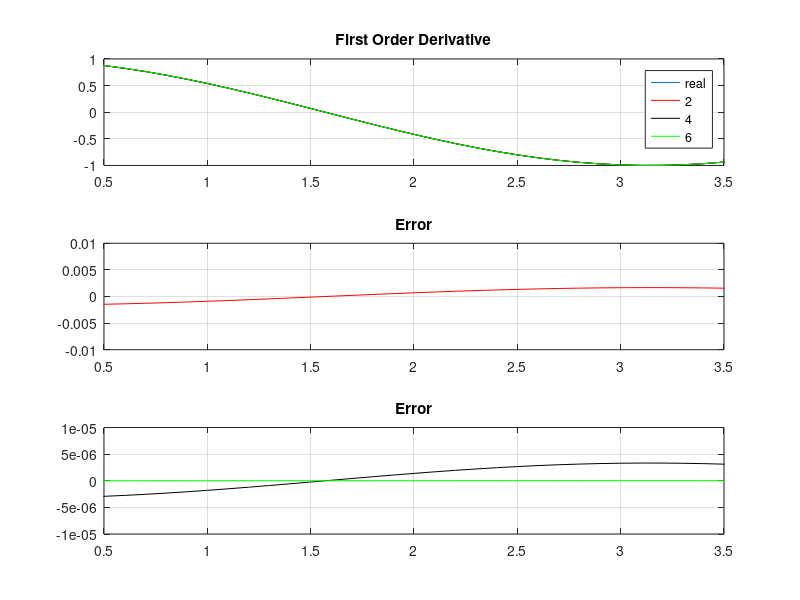
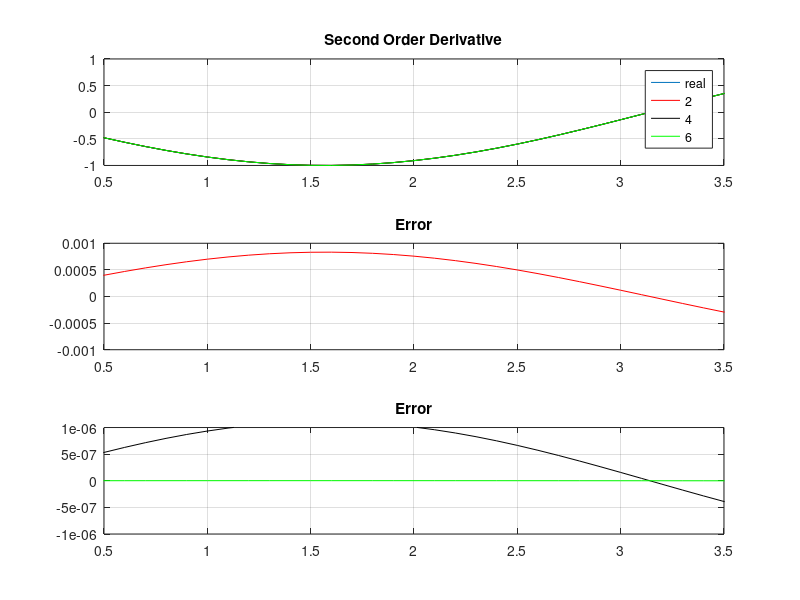

Source code (MATLAB) for these figures, in order:
clear;
clc;
close all;

dx = 0.1;
N  = 40;
x  = (0:N)*dx;
y  = sin(x);
z1 = cos(x); %1st order derivative
z2 =-sin(x); %2nd order devivative

s2 = x.*0;
s4 = x.*0;
s6 = x.*0;

t2 = x.*0;
t4 = x.*0;
t6 = x.*0;

c21 =  1.0/2;
c41 =  4.0/6;
c42 = -1.0/12;
c61 = 3.0/4;
c62 = -3.0/20;
c63 = 1.0/60;

f21 = 1.0;
f41 = 4.0/3;
f42 = -1.0/12;
f61 = 3.0/2;
f62 = -3.0/20;
f63 = 1.0/90;

for i = 2:N-1
    s2(i) = c21*( y(i+1) - y(i-1) );
end
s2 = s2./dx;
for i = 3:N-2
    s4(i) = c41*( y(i+1) - y(i-1) ) + c42*( y(i+2) - y(i-2) );
end
s4 = s4./dx;
for i = 4:N-3
    s6(i) = c61*( y(i+1) - y(i-1) ) + c62*( y(i+2) - y(i-2) ) + c63*( y(i+3) - y(i-3) );
end
s6 = s6./dx;

subplot(311),plot(x,z1);
grid on
hold on;
subplot(311),plot(x,s2,'r')
subplot(311),plot(x,s4,'k')
subplot(311),plot(x,s6,'g')
axis([ 0.5 3.5 -1 1])
legend('real','2','4','6')
title('First Order Derivative');


subplot(312),plot(x,s2-z1,'r');
title('Error')
grid on
axis([0.5 3.5 -0.01 0.01])
subplot(313),plot(x,s4-z1,'k');
grid on
hold on
subplot(313),plot(x,s6-z1,'g');
axis([0.5 3.5 -0.00001 0.00001])
title('Error')
for i=2:N-1
    t2(i) = f21 * ( y(i+1) + y(i-1) -2.0*y(i) );
end
t2 = t2/dx/dx;
for i = 3:N-2
    t4(i) = f41 * ( y(i+1) + y(i-1) - 2.0*y(i) ) + f42 *( y(i+2) + y(i-2) - 2.0*y(i) );
end
t4 = t4/dx/dx;

for i = 4:N-3
    t6(i) = f61 * ( y(i+1) +y(i-1) - 2.0*y(i) ) + f62 *( y(i+2) + y(i-2) - 2.0*y(i) ) + f63*( y(i+3) + y(i-3) - 2.0*y(i) );
end
t6 = t6/dx/dx;

figure
subplot(311),plot(x,z2);
grid on
hold on;
subplot(311),plot(x,t2,'r')
subplot(311),plot(x,t4,'k')
subplot(311),plot(x,t6,'g')
axis([ 0.5 3.5 -1 1])
legend('real','2','4','6')
title('Second Order Derivative');

subplot(312),plot(x,t2-z2,'r');
title('Error')
grid on
axis([0.5 3.5 -0.001 0.001])
subplot(313),plot(x,t4-z2,'k');
grid on
hold on
subplot(313),plot(x,t6-z2,'g');
axis([0.5 3.5 -0.000001 0.000001])
title('Error')

